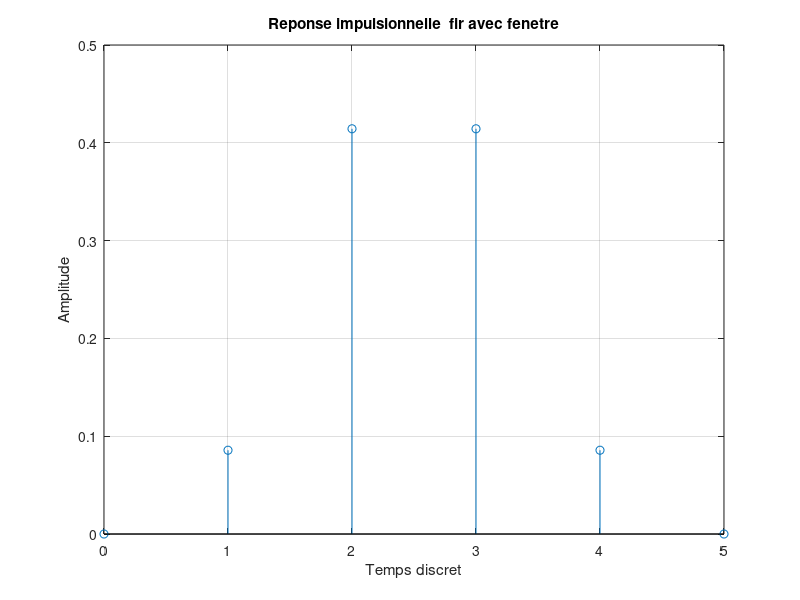
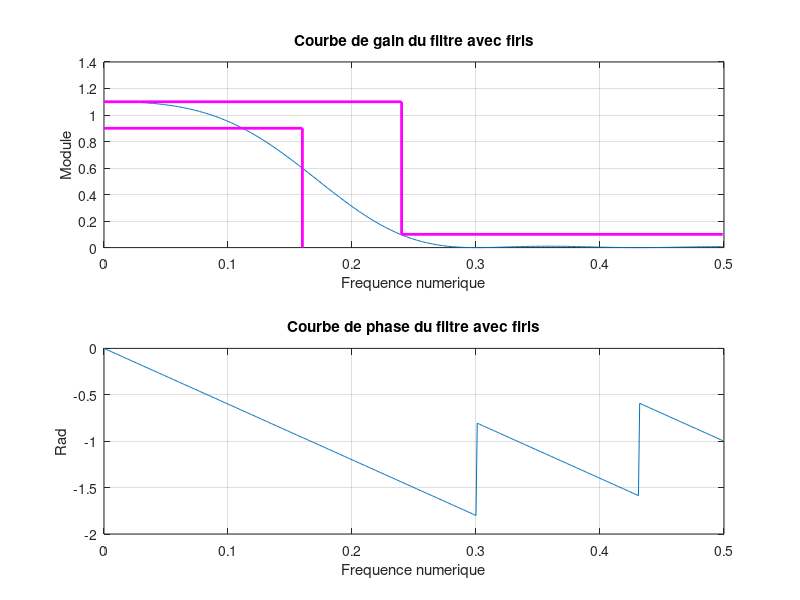

Write MATLAB code to recreate these figures, in order.
clc; clear; close all

N = input("Choisir N : ");
%pour n0 = 0.2, prendre N = 25
%n0 = 0.1, N = 45
%n0 = 0.05, N = 100
%n0 = 0.01, N = 500
%n0 = 0.005, N = 900
%meme regle, sauf que ordre beaucoup moins grand qu'avec methode fenetre

n = (0:N)';
n0 = 0.2;

x1 = 0.8*n0;
x2 = 1.2*n0;
y1 = 0.1;
y2 = 1.1;

k = 500;

ha = hann(N+1);
ht = fir1(N, 2*n0, 'low', ha);

figure(1)
stem(n, ht)
grid()
title("Reponse impulsionnelle  fir avec fenetre")
xlabel("Temps discret")
ylabel("Amplitude")

[NT, w] = freqz(ht, 1, k);
tftd_ht = abs(NT.^2);
phase_ht = unwrap(angle(NT));
f = w/(2*pi);

f1 = 0;
a1 = 1;
f2 = x1;
a2 = a1;
f3 = x2;
a3 = 0;
f4 = f(500);
a4 = a3;

h = firls(N, 2.*[f1, f2, f3, f4], [a1 a2 a3 a4]);
[H, w] = freqz(h, 1, k);
tftd_h = abs(H.^2);
phase_h = unwrap(angle(H));

figure(2)
subplot(2,1,1)
plot(f, tftd_h)
hold on
plot([x1 x1], [0 0.9], 'm', 'Linewidth', 2)
plot([0 x1], [0.9 0.9], 'm', 'Linewidth', 2)
plot([0 x2], [1.1 1.1], 'm', 'Linewidth', 2)
plot([x2 f(500)], [0.1 0.1], 'm', 'Linewidth', 2)
plot([x2 x2], [0.1 1.1], 'm', 'Linewidth', 2)
grid()
title("Courbe de gain du filtre avec firls")
xlabel("Frequence numerique")
ylabel("Module")

subplot(2,1,2)
plot(f, phase_h/pi)
grid()
title("Courbe de phase du filtre avec firls")
xlabel("Frequence numerique")
ylabel("Rad")